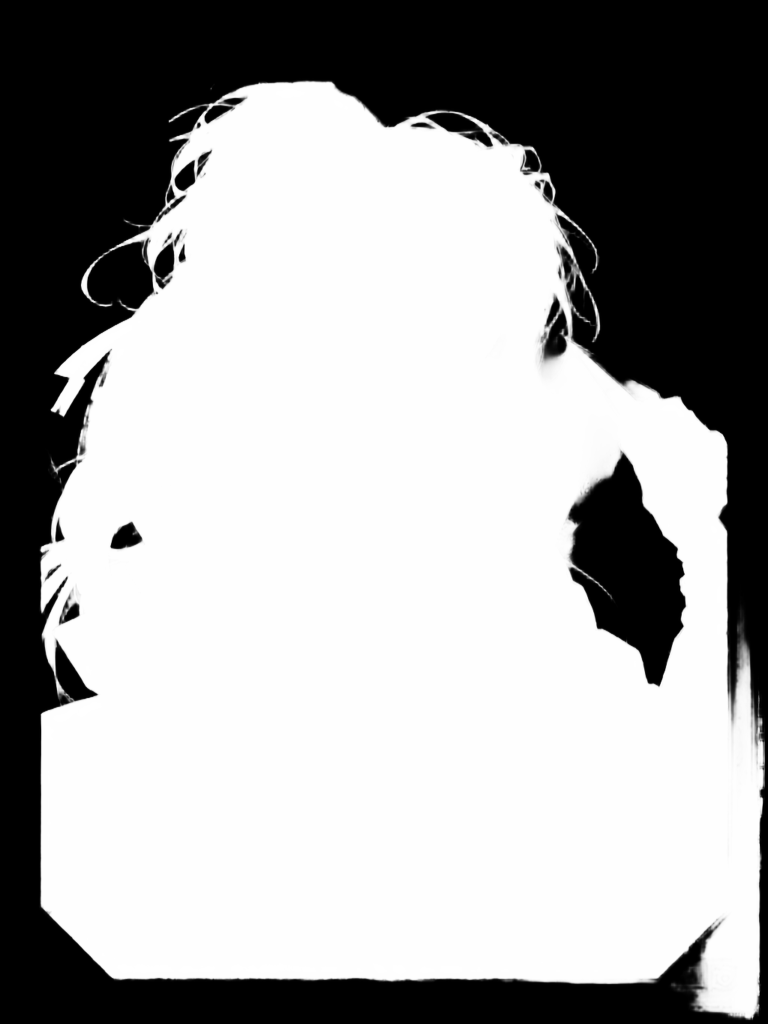
#> input picture film-cast/assets/cast/raw/duel-master.png, 1536 x 2048 px, given in place of duel-master.webp, which was not available (shown at 1/2 size)
$ python cast_prep.py
#> lines starting #> are read from the running program, lines starting #| are printed output that depends on the picture; after the words box and inside, x2 and y2 are one past the last pixel; in counts of white or black regions, pixels touching at a corner belong together
"""Packs the painted cast for the renderer.

For every card in asset-pack/sumi/avatars/cards (except the retired gunslinger), with its raw matte from
tools/cast_mask.py:
  assets/cast/<id>-fig.webp    the figure, cut out (RGBA), cropped to its bounds, inside the card frame
  assets/cast/<id>-plate.webp  the painting's own ground with the figure filled in (RGB), the far depth layer
  assets/cast/<id>-card.webp   the framed card at 768x1024, for grids and the card deal
  assets/cast/cast.json        per id: painting rect, figure rect (in painting px), head point, ink-disc colour
The painting rect is the card's inner area (frame, crest and corner ornaments removed). Overrides for the head
point and matte fixes live in tools/cast_overrides.json.
usage: python3 tools/cast_prep.py [id ...]
"""
import os, sys, json, glob
import numpy as np
import cv2
from PIL import Image

here = os.path.dirname(os.path.abspath(__file__))
root = os.path.join(here, '..')
src = os.path.join(root, '..', 'asset-pack', 'sumi', 'avatars', 'cards')
newer = os.path.join(root, 'assets', 'cast', 'source')  # newer paintings that replace the kit's (same card format)
def card_path(n):
    p = os.path.join(newer, n + '.webp')
    return p if os.path.exists(p) else os.path.join(src, n + '.webp')
raw = os.path.join(root, 'assets', 'cast', 'raw')
out = os.path.join(root, 'assets', 'cast')
ov_path = os.path.join(here, 'cast_overrides.json')
OV = json.load(open(ov_path)) if os.path.exists(ov_path) else {}

# Card inner area (all cards share the 1536x2048 layout; the frame sits at x 24-1511, y 100-2023).
X0, Y0, X1, Y1 = 72, 150, 1464, 1978
CORNER = 120          # ornament squares cleared at each inner corner
CREST = (668, 868)    # x range of the top and bottom centre crests

def pushpull(img, w):
    """Fill where w==0 from the known pixels: mask-weighted pyramid down, then composite back up."""
    levels = []
    c, ww = img * w[..., None], w.copy()
    while min(ww.shape) > 4:
        levels.append((c, ww))
        c = cv2.resize(cv2.GaussianBlur(c, (5, 5), 0), (max(1, c.shape[1] // 2), max(1, c.shape[0] // 2)), interpolation=cv2.INTER_AREA)
        ww = cv2.resize(cv2.GaussianBlur(ww, (5, 5), 0), (c.shape[1], c.shape[0]), interpolation=cv2.INTER_AREA)
    est = c / np.maximum(ww, 1e-6)[..., None]
    for c, ww in reversed(levels):
        up = cv2.resize(est, (c.shape[1], c.shape[0]), interpolation=cv2.INTER_LINEAR)
        up = cv2.GaussianBlur(up, (9, 9), 0)
        known = c / np.maximum(ww, 1e-6)[..., None]
        a = np.clip(ww * 1.6, 0, 1)[..., None]
        est = known * a + up * (1 - a)
    return est

def prep(n):
#> called with n = 'duel-master'
    card = np.array(Image.open(card_path(n)).convert('RGB'))
    m = np.array(Image.open(os.path.join(raw, n + '.png')).convert('L')).astype(np.float32) / 255
    o = OV.get(n, {})
    keep = np.zeros_like(m)
    E = 18  # a margin inside the frame: reward frames reach a little further in than the starter frames
    keep[Y0 + E:Y1, X0 + E:X1 - E] = 1
    for (cx, cy) in [(X0, Y0), (X1 - CORNER, Y0), (X0, Y1 - CORNER), (X1 - CORNER, Y1 - CORNER)]:
        keep[cy:cy + CORNER, cx:cx + CORNER] = 0
    keep[Y0:Y0 + 60, CREST[0]:CREST[1]] = 0
    m = m * keep
    # clean: drop small islands, gently close holes
    hard = (m > 0.5).astype(np.uint8)
#> hard: shape (2048, 1536); values 0 (black) and 1 (white), 61.8% white; 46 black regions (14 under 20 px), largest, box (x1, y1, x2, y2) and area: (0, 0, 1536, 2048) 1119506, (1137, 906, 1372, 1373) 61759, (852, 225, 986, 294) 3753
    k, lab, stats, _ = cv2.connectedComponentsWithStats(hard, 8)
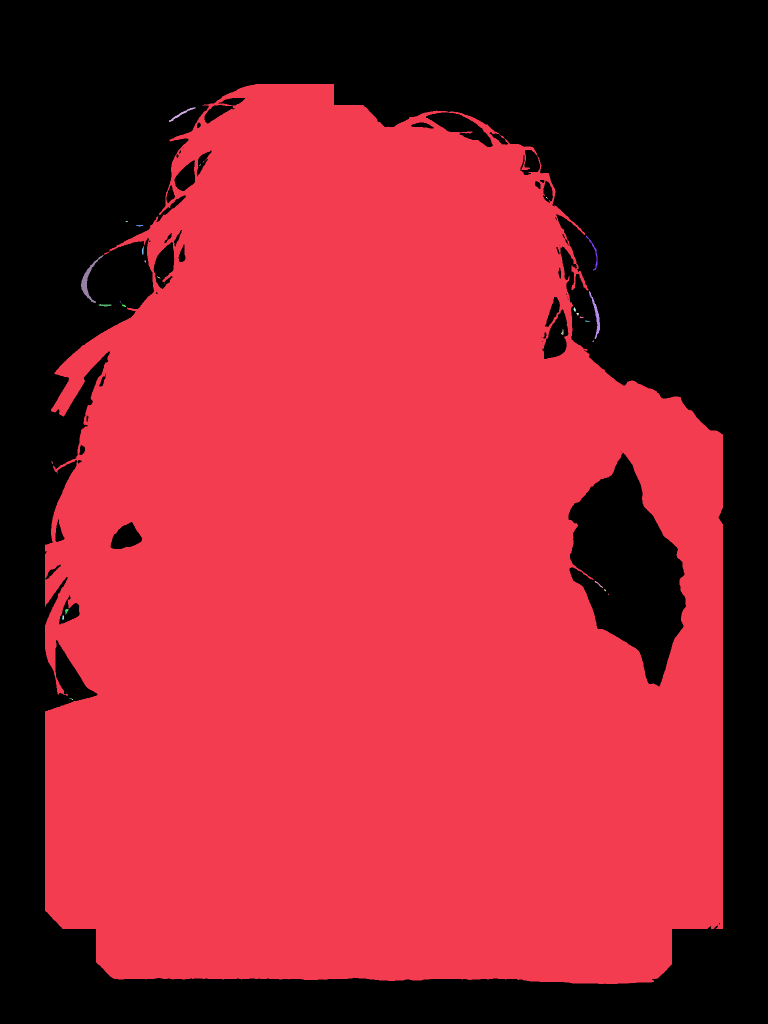
#> lab: shape (2048, 1536) int32 (shown at 1/2 size); 32 distinct labels, from 0 to 31; one colour per label, 0 black
#> k = 32; stats = 32 rows, first 6: [0, 0, 1536, 2048, 1201412], [90, 168, 1356, 1800, 1942140], [338, 215, 54, 29, 219], [399, 329, 3, 3, 5], [1092, 394, 4, 4, 6], [251, 442, 5, 2, 8]
    if k > 1:
        big = 1 + np.argmax(stats[1:, cv2.CC_STAT_AREA])
#> big = 1
        minA = stats[big, cv2.CC_STAT_AREA] * o.get('islands', 0.02)
#> minA = 38842.8
        for i in range(1, k):
            if stats[i, cv2.CC_STAT_AREA] < minA:
                m[lab == i] = 0
    m = np.clip(m, 0, 1)
    # feather where the figure runs into the painting's sides or top (the frame, its side diamonds), so a cut-out
    # never ends in a hard vertical line when it's shown off the card
    RAMP = 90
    xs_ = np.arange(m.shape[1], dtype=np.float32); ys_ = np.arange(m.shape[0], dtype=np.float32)
    rx = np.clip(np.minimum(xs_ - (X0 + E), (X1 - E) - xs_) / RAMP, 0, 1)
    ry = np.clip((ys_ - (Y0 + E)) / (RAMP * 1.6), 0, 1)
    m = m * (rx[None, :] ** 0.8) * (ry[:, None] ** 0.8)
    # painting-space arrays
    P = card[Y0:Y1, X0:X1]
    A = m[Y0:Y1, X0:X1]
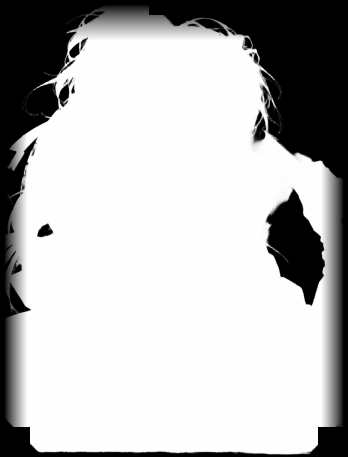
#> A: shape (1828, 1392) float32 (shown at 1/4 size); min 0, max 1, mean 0.725
    H, W = A.shape
    ys, xs = np.where(A > 0.04)
    fx0, fx1, fy0, fy1 = int(xs.min()), int(xs.max()) + 1, int(ys.min()), int(ys.max()) + 1
#> fx0 = 20; fx1 = 1373; fy0 = 21; fy1 = 1826
    fig = np.dstack([P, (A * 255).astype(np.uint8)])[fy0:fy1, fx0:fx1]
    Image.fromarray(fig, 'RGBA').save(os.path.join(out, n + '-fig.webp'), quality=90, method=5)
    # plate: fill the figure (dilated), the frame's corner ornaments and the crests with a mask-weighted
    # push-pull fill (soft colour, no streaks), the far layer for parallax
    hole = (A > 0.03).astype(np.uint8)
#> hole: shape (1828, 1392); values 0 (black) and 1 (white), 77.4% white; 92 black regions (48 under 20 px), largest, box (x1, y1, x2, y2) and area: (0, 0, 1392, 1828) 496814, (1071, 762, 1298, 1220) 58034, (39, 1133, 120, 1251) 3685
    hole = cv2.dilate(hole, np.ones((25, 25), np.uint8))
#> hole: shape (1828, 1392); values 0 (black) and 1 (white), 83.1% white; 13 black regions (4 under 20 px), largest, box (x1, y1, x2, y2) and area: (0, 0, 1392, 1828) 385270, (1089, 790, 1282, 1201) 38918, (117, 352, 220, 449) 6109
    for (cx, cy) in [(0, 0), (W - CORNER, 0), (0, H - CORNER), (W - CORNER, H - CORNER)]:
        hole[cy:cy + CORNER, cx:cx + CORNER] = 1
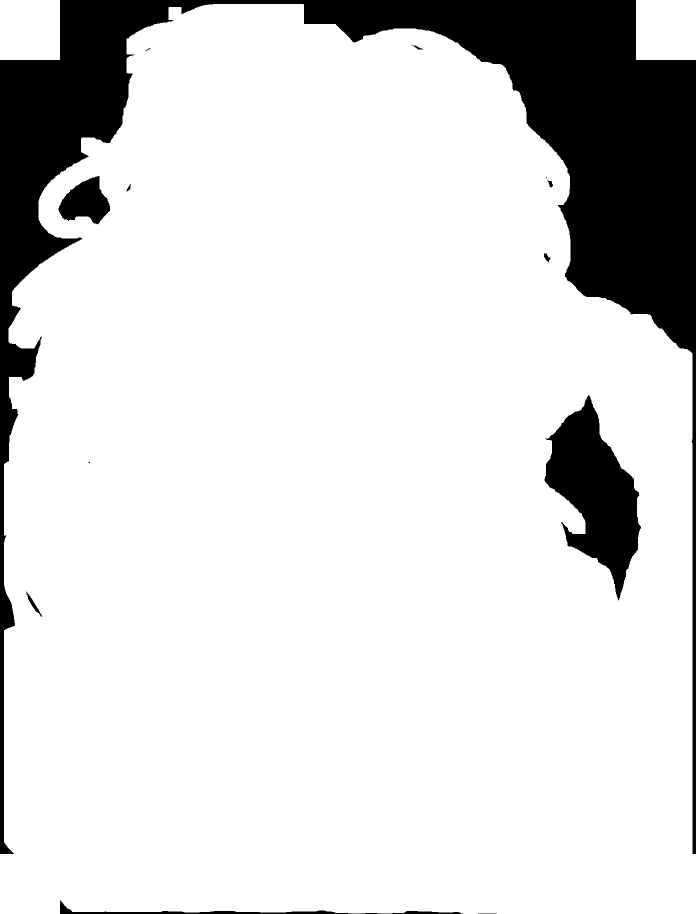
#> hole: shape (1828, 1392) (shown at 1/2 size); values 0 (black) and 1 (white), 85.1% white; 14 black regions (4 under 20 px), largest, box (x1, y1, x2, y2) and area: (0, 0, 1392, 1708) 328856, (1089, 790, 1282, 1201) 38918, (117, 352, 220, 449) 6109
    hole[:70, CREST[0] - X0:CREST[1] - X0] = 1; hole[H - 70:, CREST[0] - X0:CREST[1] - X0] = 1
    plate = pushpull(P.astype(np.float32), 1 - hole.astype(np.float32))
#> the loop in pushpull, `while min(ww.shape) > 4:` made 9 passes
#> ww on pass 9: [[0.156, 0.277], [0.0421, 0.115], [0.00708, 0.0253]]
#> pass 1, in pushpull, `ww = cv2.resize(cv2.GaussianBlur(ww, (5, 5), 0), (c.shape[1], c.shape[..`:
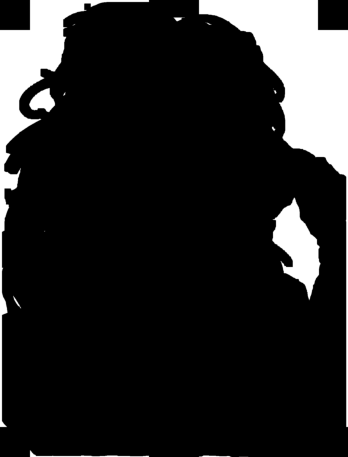
#> ww: shape (914, 696) float32 (shown at 1/2 size); min 0, max 1, mean 0.144
#> after the loop in pushpull, `while min(ww.shape) > 4:`: levels = 9 items
#> the loop in pushpull, `for c, ww in reversed(levels):` made 9 passes
    plate = cv2.resize(plate, (int(W * 0.75), int(H * 0.75)), interpolation=cv2.INTER_AREA)
    Image.fromarray(np.clip(plate, 0, 255).astype(np.uint8)).save(os.path.join(out, n + '-plate.webp'), quality=84, method=5)
    # the framed card, half size, for grids and the deal
    Image.open(card_path(n)).convert('RGBA').resize((768, 1024), Image.LANCZOS).save(
        os.path.join(out, n + '-card.webp'), quality=88, method=5)
    # head: centroid of the top band of the figure (overridable)
    band = A[fy0:fy0 + int((fy1 - fy0) * 0.2), fx0:fx1]
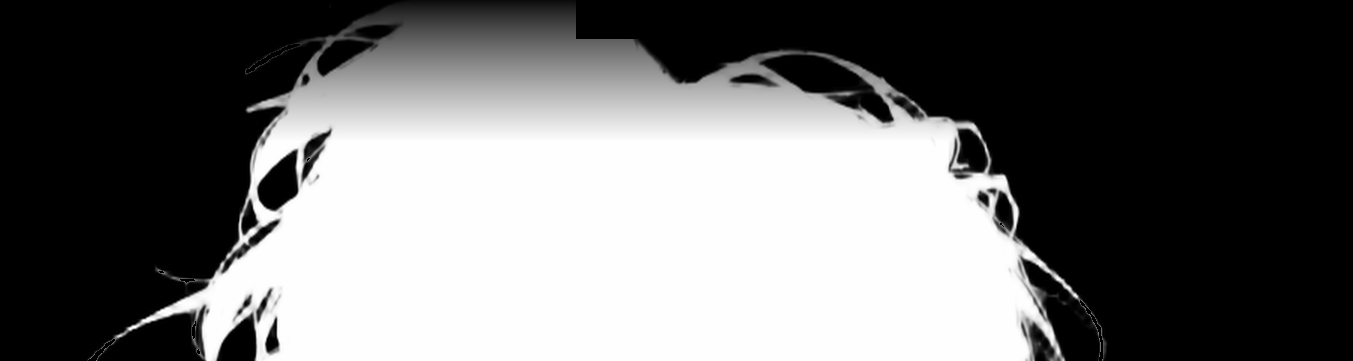
#> band: shape (361, 1353) float32; min 0, max 1, mean 0.427
    by, bx = np.where(band > 0.5)
    head = [float(fx0 + bx.mean()), float(fy0 + by.mean() + (fy1 - fy0) * 0.05)]
#> head = [637.1, 334.3]
    if 'head' in o: head = o['head']
    # ink-disc colour: the most saturated common colour of the background
    bg = P[A < 0.02].reshape(-1, 3).astype(np.float32)
    hsv = cv2.cvtColor(bg.reshape(-1, 1, 3).astype(np.uint8), cv2.COLOR_RGB2HSV).reshape(-1, 3)
    sat = bg[(hsv[:, 1] > 60) & (hsv[:, 2] > 40)]
#> sat = empty array
    ink = (np.median(sat, 0) if len(sat) > 500 else np.median(bg, 0)).tolist()
#> ink = [0, 0, 0]
    if 'ink' in o: ink = o['ink']
    return {
        'paint': [W, H], 'fig': [fx0, fy0, fx1 - fx0, fy1 - fy0],
        'head': [round(head[0], 1), round(head[1], 1)], 'ink': [int(c) for c in ink],
        'plateScale': 0.75,
    }

if __name__ == '__main__':
    ids = sys.argv[1:] or sorted(os.path.splitext(os.path.basename(f))[0] for f in glob.glob(os.path.join(raw, '*.png')))
    ids = [i for i in ids if i != 'gunslinger']
    jp = os.path.join(out, 'cast.json')
    data = json.load(open(jp)) if os.path.exists(jp) else {}
    for n in ids:
        data[n] = prep(n)
        print(n, data[n])
#| duel-master {'paint': [1392, 1828], 'fig': [20, 21, 1353, 1805], 'head': [637.1, 334.3], 'ink': [0, 0, 0], 'plateScale': 0.75}
    json.dump(dict(sorted(data.items())), open(jp, 'w'), indent=1)

$ run again, on film-cast/assets/cast/raw/ronin.png
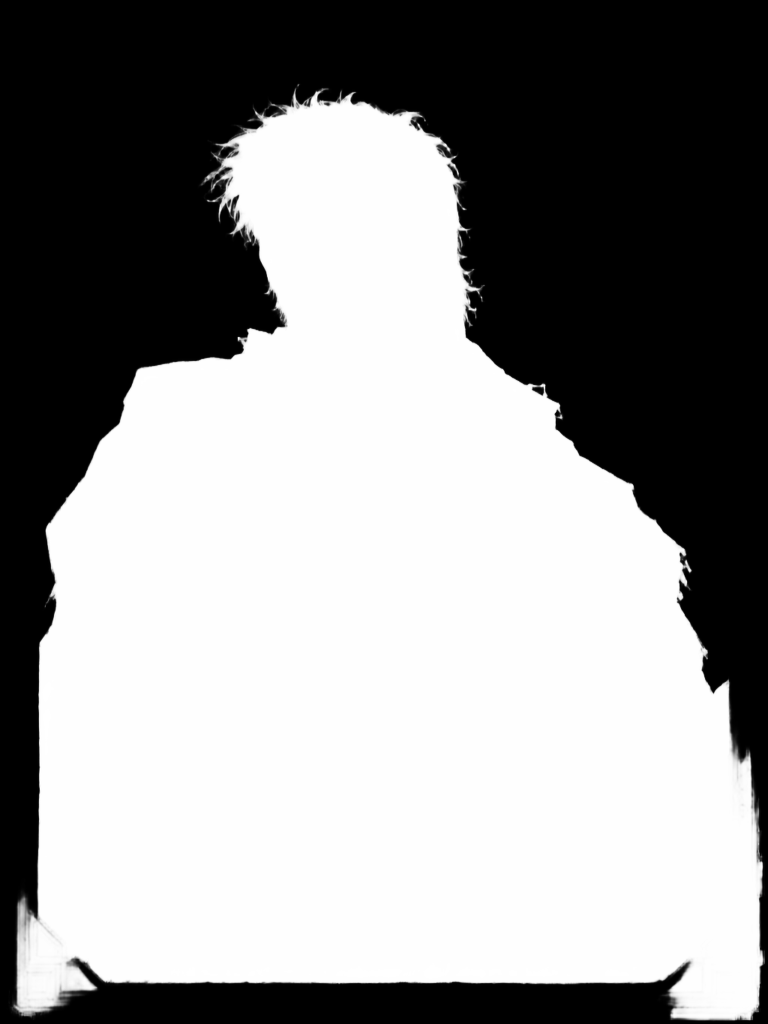
#> input picture film-cast/assets/cast/raw/ronin.png, 1536 x 2048 px, given in place of ronin.webp, which was not available (shown at 1/2 size)
#> hard: shape (2048, 1536); values 0 (black) and 1 (white), 54.6% white; 10 black regions (6 under 20 px), largest, box (x1, y1, x2, y2) and area: (0, 0, 1536, 2048) 1426533, (455, 399, 462, 414) 74, (456, 354, 465, 372) 45, (469, 288, 477, 293) 34
#> lab: shape (2048, 1536) int32; 36 distinct labels, from 0 to 35
#> k = 36; stats = 36 rows, first 6: [0, 0, 1536, 2048, 1426748], [596, 170, 1, 1, 1], [90, 179, 1356, 1789, 1718580], [643, 179, 3, 3, 7], [613, 198, 5, 10, 26], [543, 209, 7, 2, 11]
#> big = 2
#> minA = 34371.6
#> fx0 = 20; fx1 = 1373; fy0 = 27; fy1 = 1828
#> after the loop in prep, `for (cx, cy) in [(0, 0), (W - CORNER, 0), (0, H - CORNER), (W - CORNER..`:
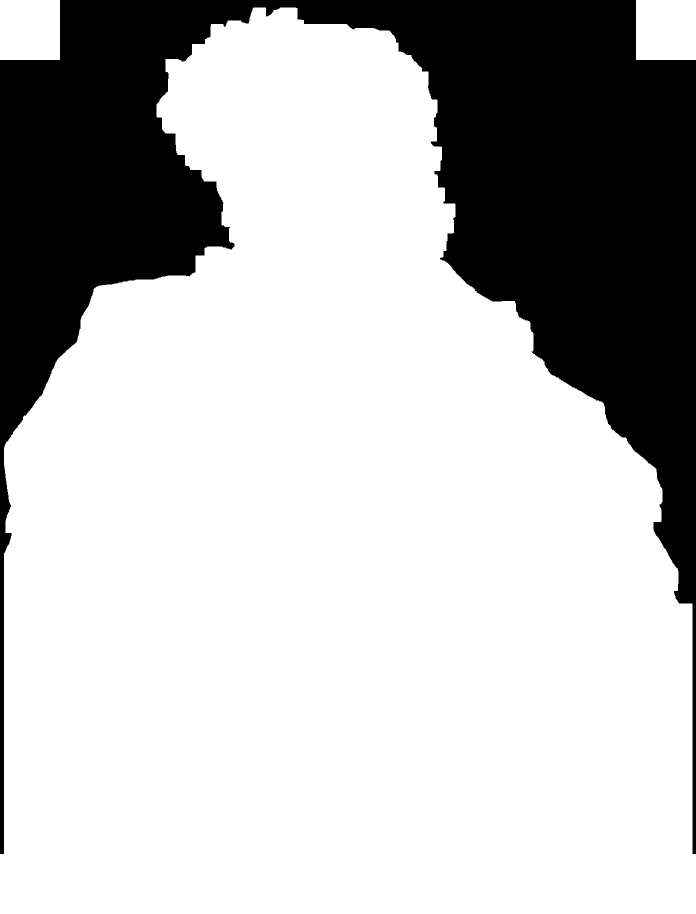
#> hole: shape (1828, 1392) (shown at 1/2 size); values 0 (black) and 1 (white), 73.9% white; 1 black region, box (x1, y1, x2, y2) and area: (0, 0, 1392, 1708) 664840
#> the loop in pushpull, `while min(ww.shape) > 4:` made 9 passes
#> ww on pass 9: [[0.405, 0.536], [0.132, 0.212], [0.00829, 0.0206]]
#> after the loop in pushpull, `while min(ww.shape) > 4:`: levels = 9 items
#> the loop in pushpull, `for c, ww in reversed(levels):` made 9 passes
#> in prep, `band = A[fy0:fy0 + int((fy1 - fy0) * 0.2), fx0:fx1]`:
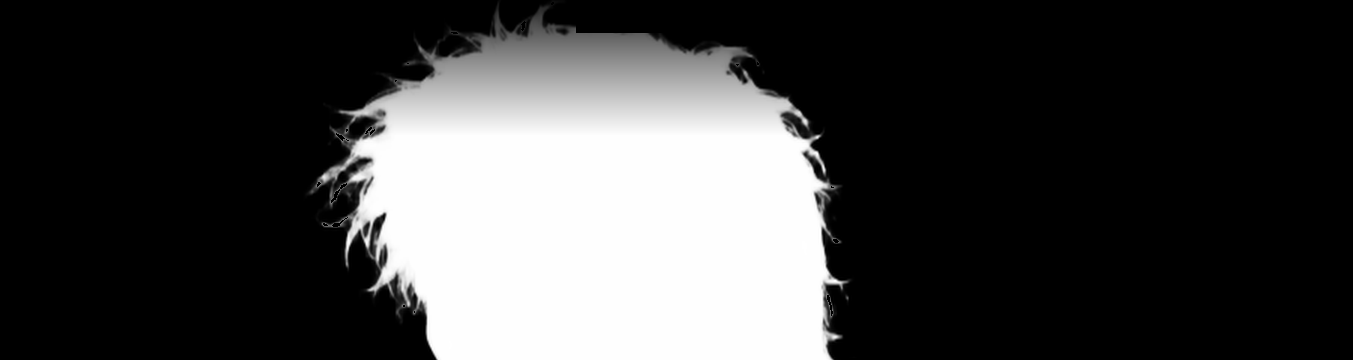
#> band: shape (360, 1353) float32; min 0, max 1, mean 0.255
#> head = [617.4, 326.7]
#> sat = empty array
#> ink = [0, 0, 0]
#| ronin {'paint': [1392, 1828], 'fig': [20, 27, 1353, 1801], 'head': [617.4, 326.7], 'ink': [0, 0, 0], 'plateScale': 0.75}
